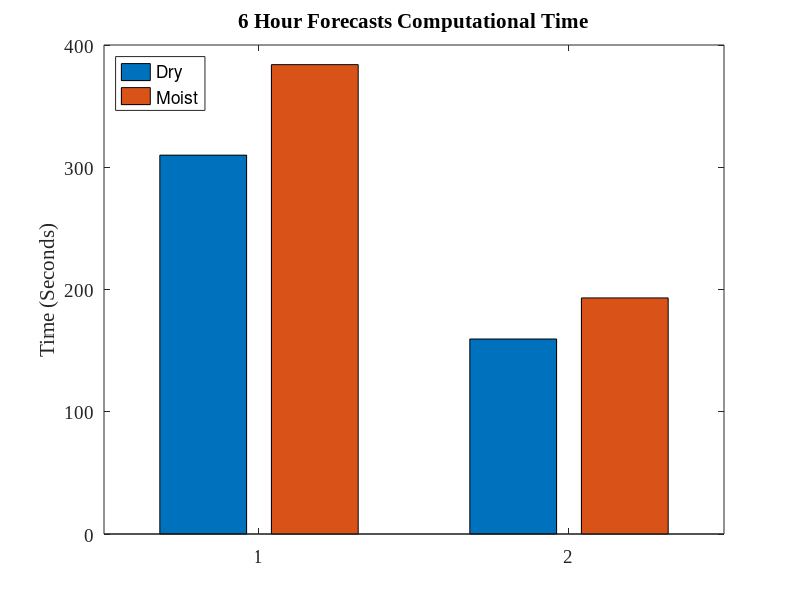

The MATLAB source for this figure:
close all
clear
clc

tlm_6_dry = mean([110.8190 - 16.6329]);
tlm_6_moi = mean([110.8190]);

adm_6_dry = mean([193.1074 - 33.6018]);
adm_6_moi = mean([193.1074]);

tlm_24_dry = mean([383.9399 - 74.0506]);
tlm_24_moi = mean([383.9399]);


adm_24_dry = mean([666.8083 667.9832 666.8995]);
adm_24_moi = mean([774.9695 727.3828 723.3162]);


tlm_percent = 100*((tlm_6_moi/tlm_6_dry)-1)
adm_percent = 100*((adm_6_moi/adm_6_dry)-1)


%TLM: DRY, MOIST_NOFILT, MOIST
% walltime(1,1) =   tlm_6_dry; 
% walltime(1,2) =   tlm_6_moi; 

walltime(1,1) =   tlm_24_dry; 
walltime(1,2) =   tlm_24_moi; 

%ADM: DRY, MOIST_NOFILT, MOIST
walltime(2,1) =   adm_6_dry;
walltime(2,2) =   adm_6_moi;


bar(walltime(:,:))
colormap summer

% xlim([0 3.6])

fontsize = 14;

title('6 Hour Forecasts Computational Time','FontSize',fontsize,'FontName','TimesNewRoman')

% xlabel('Window Length','FontSize',fontsize,'FontName','TimesNewRoman')
ylabel('Time (Seconds)','FontSize',fontsize,'FontName','TimesNewRoman')

legend('Dry','Moist','With Filtering','Location','NorthWest')

set(gca,'FontSize',fontsize,'FontName','TimesNewRoman')

saveas(gcf,'processor_dist.eps','psc2')

set(gca,'XtickLabel',['Tan Lin Model';'Adjoint Model'])
